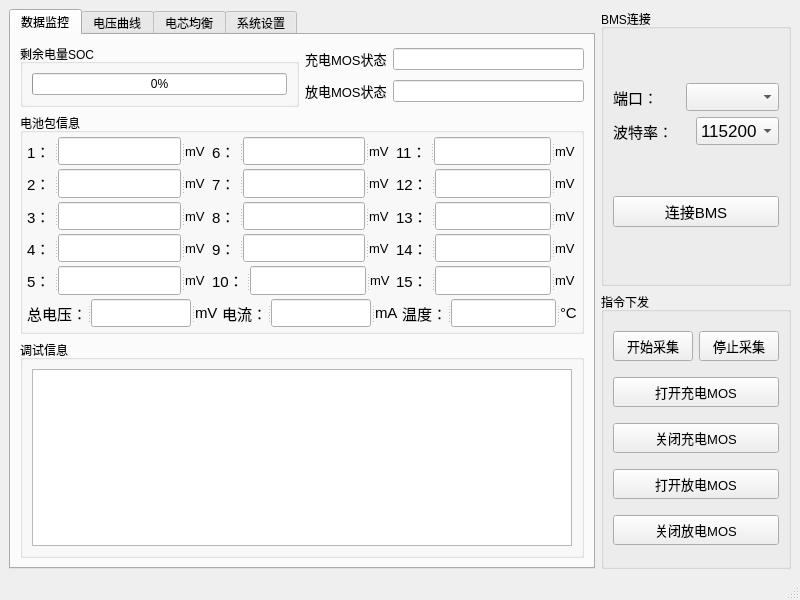
<?xml version="1.0" encoding="UTF-8"?>
<ui version="4.0">
 <class>MainWindow</class>
 <widget class="QMainWindow" name="MainWindow">
  <property name="geometry">
   <rect>
    <x>0</x>
    <y>0</y>
    <width>800</width>
    <height>600</height>
   </rect>
  </property>
  <property name="windowTitle">
   <string>BMS 电池管理系统</string>
  </property>
  <widget class="QWidget" name="centralwidget">
   <layout class="QHBoxLayout" name="mainHLayout">
    <!-- ========== 左侧: TabWidget (stretch=3) ========== -->
    <item>
     <widget class="QTabWidget" name="tabWidget">
      <property name="sizePolicy">
       <sizepolicy hsizetype="Expanding" vsizetype="Expanding">
        <horstretch>3</horstretch>
        <verstretch>0</verstretch>
       </sizepolicy>
      </property>
      <property name="currentIndex">
       <number>0</number>
      </property>
      <!-- ===== Tab 1: 数据监控 ===== -->
      <widget class="QWidget" name="tabData">
       <attribute name="title">
        <string>数据监控</string>
       </attribute>
       <layout class="QVBoxLayout" name="verticalLayout_7">
        <!-- SOC + MOS 状态 -->
        <item>
         <layout class="QHBoxLayout" name="horizontalLayout_14">
          <item>
           <widget class="QGroupBox" name="groupBox_5">
            <property name="title">
             <string>剩余电量SOC</string>
            </property>
            <layout class="QHBoxLayout" name="horizontalLayout_11">
             <item>
              <widget class="QProgressBar" name="progressSoc">
               <property name="enabled">
                <bool>true</bool>
               </property>
               <property name="value">
                <number>0</number>
               </property>
               <property name="textVisible">
                <bool>true</bool>
               </property>
              </widget>
             </item>
            </layout>
           </widget>
          </item>
          <item>
           <layout class="QVBoxLayout" name="verticalLayout_4">
            <item>
             <layout class="QHBoxLayout" name="horizontalLayout_12">
              <item>
               <widget class="QLabel" name="label_41">
                <property name="font"><font><pointsize>10</pointsize></font></property>
                <property name="text"><string>充电MOS状态</string></property>
               </widget>
              </item>
              <item>
               <widget class="QLineEdit" name="labelChgState"/>
              </item>
             </layout>
            </item>
            <item>
             <layout class="QHBoxLayout" name="horizontalLayout_13">
              <item>
               <widget class="QLabel" name="label_42">
                <property name="font"><font><pointsize>10</pointsize></font></property>
                <property name="text"><string>放电MOS状态</string></property>
               </widget>
              </item>
              <item>
               <widget class="QLineEdit" name="labelDsgState"/>
              </item>
             </layout>
            </item>
           </layout>
          </item>
         </layout>
        </item>
        <!-- 电池包信息 -->
        <item>
         <widget class="QGroupBox" name="groupBox_4">
          <property name="minimumSize"><size><width>471</width><height>221</height></size></property>
          <property name="title"><string>电池包信息</string></property>
          <layout class="QVBoxLayout" name="packInfoVLayout">
           <property name="spacing"><number>4</number></property>
           <property name="leftMargin"><number>4</number></property>
           <property name="topMargin"><number>4</number></property>
           <property name="rightMargin"><number>4</number></property>
           <property name="bottomMargin"><number>4</number></property>
           <!-- Row 1: Cell 1, 6, 11 -->
           <item>
            <layout class="QHBoxLayout" name="horizontalLayout_3">
             <item>
              <widget class="QSplitter" name="splitter">
               <property name="orientation"><enum>Qt::Horizontal</enum></property>
               <widget class="QLabel" name="label_3"><property name="font"><font><pointsize>11</pointsize></font></property><property name="text"><string>1：</string></property></widget>
               <widget class="QLineEdit" name="cellEdit1"/>
               <widget class="QLabel" name="label_4"><property name="font"><font><pointsize>10</pointsize></font></property><property name="text"><string>mV</string></property></widget>
              </widget>
             </item>
             <item>
              <widget class="QSplitter" name="splitter_6">
               <property name="orientation"><enum>Qt::Horizontal</enum></property>
               <widget class="QLabel" name="label_15"><property name="font"><font><pointsize>11</pointsize></font></property><property name="text"><string>6：</string></property></widget>
               <widget class="QLineEdit" name="cellEdit6"/>
               <widget class="QLabel" name="label_16"><property name="font"><font><pointsize>10</pointsize></font></property><property name="text"><string>mV</string></property></widget>
              </widget>
             </item>
             <item>
              <widget class="QSplitter" name="splitter_7">
               <property name="orientation"><enum>Qt::Horizontal</enum></property>
               <widget class="QLabel" name="label_17"><property name="font"><font><pointsize>11</pointsize></font></property><property name="text"><string>11：</string></property></widget>
               <widget class="QLineEdit" name="cellEdit11"><property name="enabled"><bool>true</bool></property></widget>
               <widget class="QLabel" name="label_18"><property name="font"><font><pointsize>10</pointsize></font></property><property name="text"><string>mV</string></property></widget>
              </widget>
             </item>
            </layout>
           </item>
           <!-- Row 2: Cell 2, 7, 12 -->
           <item>
            <layout class="QHBoxLayout" name="horizontalLayout_6">
             <item>
              <widget class="QSplitter" name="splitter_2">
               <property name="orientation"><enum>Qt::Horizontal</enum></property>
               <widget class="QLabel" name="label_5"><property name="font"><font><pointsize>11</pointsize></font></property><property name="text"><string>2：</string></property></widget>
               <widget class="QLineEdit" name="cellEdit2"/>
               <widget class="QLabel" name="label_6"><property name="font"><font><pointsize>10</pointsize></font></property><property name="text"><string>mV</string></property></widget>
              </widget>
             </item>
             <item>
              <widget class="QSplitter" name="splitter_8">
               <property name="orientation"><enum>Qt::Horizontal</enum></property>
               <widget class="QLabel" name="label_19"><property name="font"><font><pointsize>11</pointsize></font></property><property name="text"><string>7：</string></property></widget>
               <widget class="QLineEdit" name="cellEdit7"/>
               <widget class="QLabel" name="label_20"><property name="font"><font><pointsize>10</pointsize></font></property><property name="text"><string>mV</string></property></widget>
              </widget>
             </item>
             <item>
              <widget class="QSplitter" name="splitter_9">
               <property name="orientation"><enum>Qt::Horizontal</enum></property>
               <widget class="QLabel" name="label_21"><property name="font"><font><pointsize>11</pointsize></font></property><property name="text"><string>12：</string></property></widget>
               <widget class="QLineEdit" name="cellEdit12"/>
               <widget class="QLabel" name="label_22"><property name="font"><font><pointsize>10</pointsize></font></property><property name="text"><string>mV</string></property></widget>
              </widget>
             </item>
            </layout>
           </item>
           <!-- Row 3: Cell 3, 8, 13 -->
           <item>
            <layout class="QHBoxLayout" name="horizontalLayout_7">
             <item>
              <widget class="QSplitter" name="splitter_3">
               <property name="orientation"><enum>Qt::Horizontal</enum></property>
               <widget class="QLabel" name="label_7"><property name="font"><font><pointsize>11</pointsize></font></property><property name="text"><string>3：</string></property></widget>
               <widget class="QLineEdit" name="cellEdit3"/>
               <widget class="QLabel" name="label_8"><property name="font"><font><pointsize>10</pointsize></font></property><property name="text"><string>mV</string></property></widget>
              </widget>
             </item>
             <item>
              <widget class="QSplitter" name="splitter_10">
               <property name="orientation"><enum>Qt::Horizontal</enum></property>
               <widget class="QLabel" name="label_23"><property name="font"><font><pointsize>11</pointsize></font></property><property name="text"><string>8：</string></property></widget>
               <widget class="QLineEdit" name="cellEdit8"/>
               <widget class="QLabel" name="label_24"><property name="font"><font><pointsize>10</pointsize></font></property><property name="text"><string>mV</string></property></widget>
              </widget>
             </item>
             <item>
              <widget class="QSplitter" name="splitter_11">
               <property name="orientation"><enum>Qt::Horizontal</enum></property>
               <widget class="QLabel" name="label_25"><property name="font"><font><pointsize>11</pointsize></font></property><property name="text"><string>13：</string></property></widget>
               <widget class="QLineEdit" name="cellEdit13"/>
               <widget class="QLabel" name="label_26"><property name="font"><font><pointsize>10</pointsize></font></property><property name="text"><string>mV</string></property></widget>
              </widget>
             </item>
            </layout>
           </item>
           <!-- Row 4: Cell 4, 9, 14 -->
           <item>
            <layout class="QHBoxLayout" name="horizontalLayout_8">
             <item>
              <widget class="QSplitter" name="splitter_4">
               <property name="orientation"><enum>Qt::Horizontal</enum></property>
               <widget class="QLabel" name="label_9"><property name="font"><font><pointsize>11</pointsize></font></property><property name="text"><string>4：</string></property></widget>
               <widget class="QLineEdit" name="cellEdit4"/>
               <widget class="QLabel" name="label_10"><property name="font"><font><pointsize>10</pointsize></font></property><property name="text"><string>mV</string></property></widget>
              </widget>
             </item>
             <item>
              <widget class="QSplitter" name="splitter_12">
               <property name="orientation"><enum>Qt::Horizontal</enum></property>
               <widget class="QLabel" name="label_27"><property name="font"><font><pointsize>11</pointsize></font></property><property name="text"><string>9：</string></property></widget>
               <widget class="QLineEdit" name="cellEdit9"/>
               <widget class="QLabel" name="label_28"><property name="font"><font><pointsize>10</pointsize></font></property><property name="text"><string>mV</string></property></widget>
              </widget>
             </item>
             <item>
              <widget class="QSplitter" name="splitter_13">
               <property name="orientation"><enum>Qt::Horizontal</enum></property>
               <widget class="QLabel" name="label_29"><property name="font"><font><pointsize>11</pointsize></font></property><property name="text"><string>14：</string></property></widget>
               <widget class="QLineEdit" name="cellEdit14"/>
               <widget class="QLabel" name="label_30"><property name="font"><font><pointsize>10</pointsize></font></property><property name="text"><string>mV</string></property></widget>
              </widget>
             </item>
            </layout>
           </item>
           <!-- Row 5: Cell 5, 10, 15 -->
           <item>
            <layout class="QHBoxLayout" name="horizontalLayout_9">
             <item>
              <widget class="QSplitter" name="splitter_5">
               <property name="orientation"><enum>Qt::Horizontal</enum></property>
               <widget class="QLabel" name="label_11"><property name="font"><font><pointsize>11</pointsize></font></property><property name="text"><string>5：</string></property></widget>
               <widget class="QLineEdit" name="cellEdit5"/>
               <widget class="QLabel" name="label_12"><property name="font"><font><pointsize>10</pointsize></font></property><property name="text"><string>mV</string></property></widget>
              </widget>
             </item>
             <item>
              <widget class="QSplitter" name="splitter_14">
               <property name="orientation"><enum>Qt::Horizontal</enum></property>
               <widget class="QLabel" name="label_31"><property name="font"><font><pointsize>11</pointsize></font></property><property name="text"><string>10：</string></property></widget>
               <widget class="QLineEdit" name="cellEdit10"/>
               <widget class="QLabel" name="label_32"><property name="font"><font><pointsize>10</pointsize></font></property><property name="text"><string>mV</string></property></widget>
              </widget>
             </item>
             <item>
              <widget class="QSplitter" name="splitter_15">
               <property name="orientation"><enum>Qt::Horizontal</enum></property>
               <widget class="QLabel" name="label_33"><property name="font"><font><pointsize>11</pointsize></font></property><property name="text"><string>15：</string></property></widget>
               <widget class="QLineEdit" name="cellEdit15"/>
               <widget class="QLabel" name="label_34"><property name="font"><font><pointsize>10</pointsize></font></property><property name="text"><string>mV</string></property></widget>
              </widget>
             </item>
            </layout>
           </item>
           <!-- Bottom: Pack V / Current / Temp -->
           <item>
            <layout class="QHBoxLayout" name="horizontalLayout_10">
             <item>
              <widget class="QSplitter" name="splitter_16">
               <property name="orientation"><enum>Qt::Horizontal</enum></property>
               <widget class="QLabel" name="label_35">
                <property name="font"><font><pointsize>11</pointsize></font></property>
                <property name="text"><string>总电压：</string></property>
               </widget>
               <widget class="QLineEdit" name="linePackV"/>
               <widget class="QLabel" name="label_36">
                <property name="font"><font><pointsize>11</pointsize></font></property>
                <property name="text"><string>mV</string></property>
               </widget>
              </widget>
             </item>
             <item>
              <widget class="QSplitter" name="splitter_17">
               <property name="orientation"><enum>Qt::Horizontal</enum></property>
               <widget class="QLabel" name="label_37">
                <property name="font"><font><pointsize>11</pointsize></font></property>
                <property name="text"><string>电流：</string></property>
               </widget>
               <widget class="QLineEdit" name="lineCurrent"/>
               <widget class="QLabel" name="label_38">
                <property name="font"><font><pointsize>11</pointsize></font></property>
                <property name="text"><string>mA</string></property>
               </widget>
              </widget>
             </item>
             <item>
              <widget class="QSplitter" name="splitter_18">
               <property name="orientation"><enum>Qt::Horizontal</enum></property>
               <widget class="QLabel" name="label_39">
                <property name="font"><font><pointsize>11</pointsize></font></property>
                <property name="text"><string>温度：</string></property>
               </widget>
               <widget class="QLineEdit" name="lineTemp"/>
               <widget class="QLabel" name="label_40">
                <property name="font"><font><pointsize>11</pointsize></font></property>
                <property name="text"><string>°C</string></property>
               </widget>
              </widget>
             </item>
            </layout>
           </item>
          </layout>
         </widget>
        </item>
        <!-- 调试信息 -->
        <item>
         <widget class="QGroupBox" name="groupBox_2">
          <property name="title"><string>调试信息</string></property>
          <layout class="QVBoxLayout" name="verticalLayout_2">
           <item>
            <widget class="QTextEdit" name="plainTextEdit"/>
           </item>
          </layout>
         </widget>
        </item>
       </layout>
      </widget>
      <!-- ===== Tab 2: 电压曲线 ===== -->
      <widget class="QWidget" name="tabChart">
       <attribute name="title">
        <string>电压曲线</string>
       </attribute>
       <layout class="QVBoxLayout" name="chartTabLayout">
        <item>
         <widget class="QWidget" name="chartWidget" native="true">
          <property name="minimumSize">
           <size>
            <width>400</width>
            <height>300</height>
           </size>
          </property>
         </widget>
        </item>
       </layout>
      </widget>
      <!-- ===== Tab 3: 电芯均衡 ===== -->
      <widget class="QWidget" name="tabBar">
       <attribute name="title">
        <string>电芯均衡</string>
       </attribute>
       <layout class="QVBoxLayout" name="barTabLayout">
        <item>
         <widget class="QWidget" name="barChartWidget" native="true">
          <property name="minimumSize">
           <size>
            <width>400</width>
            <height>300</height>
           </size>
          </property>
         </widget>
        </item>
       </layout>
      </widget>
      <!-- ===== Tab 4: 系统设置 ===== -->
      <widget class="QWidget" name="tabSettings">
       <attribute name="title">
        <string>系统设置</string>
       </attribute>
       <layout class="QVBoxLayout" name="settingsTabLayout">
        <item>
         <widget class="QWidget" name="settingsWidget" native="true"/>
        </item>
       </layout>
      </widget>
     </widget>
    </item>
    <!-- ========== 右侧: BMS连接 + 指令下发 ========== -->
    <item>
     <layout class="QVBoxLayout" name="verticalLayout_8">
      <item>
       <widget class="QGroupBox" name="groupBox">
        <property name="title"><string>BMS连接</string></property>
        <layout class="QVBoxLayout" name="verticalLayout_6">
         <item>
          <layout class="QVBoxLayout" name="verticalLayout">
           <item>
            <layout class="QHBoxLayout" name="horizontalLayout">
             <item>
              <widget class="QLabel" name="label">
               <property name="font"><font><pointsize>11</pointsize></font></property>
               <property name="text"><string>端口：</string></property>
              </widget>
             </item>
             <item>
              <widget class="QComboBox" name="comboPort">
               <property name="font"><font><pointsize>13</pointsize></font></property>
              </widget>
             </item>
            </layout>
           </item>
           <item>
            <layout class="QHBoxLayout" name="horizontalLayout_2">
             <item>
              <widget class="QLabel" name="label_2">
               <property name="font"><font><pointsize>11</pointsize></font></property>
               <property name="text"><string>波特率：</string></property>
              </widget>
             </item>
             <item>
              <widget class="QComboBox" name="comboBaud">
               <property name="font"><font><pointsize>13</pointsize></font></property>
               <item>
                <property name="text"><string>115200</string></property>
               </item>
              </widget>
             </item>
            </layout>
           </item>
          </layout>
         </item>
         <item>
          <layout class="QHBoxLayout" name="horizontalLayout_17">
           <item>
            <widget class="QPushButton" name="btnConnect">
             <property name="minimumSize"><size><width>0</width><height>30</height></size></property>
             <property name="font"><font><pointsize>11</pointsize></font></property>
             <property name="text"><string>连接BMS</string></property>
             <property name="iconSize"><size><width>20</width><height>25</height></size></property>
            </widget>
           </item>
          </layout>
         </item>
        </layout>
       </widget>
      </item>
      <item>
       <widget class="QGroupBox" name="groupBox_3">
        <property name="title"><string>指令下发</string></property>
        <layout class="QVBoxLayout" name="verticalLayout_5">
         <item>
          <layout class="QHBoxLayout" name="horizontalLayout_15">
           <item>
            <widget class="QPushButton" name="btnStart">
             <property name="minimumSize"><size><width>0</width><height>30</height></size></property>
             <property name="font"><font><pointsize>10</pointsize></font></property>
             <property name="text"><string>开始采集</string></property>
             <property name="iconSize"><size><width>20</width><height>25</height></size></property>
            </widget>
           </item>
           <item>
            <widget class="QPushButton" name="btnStop">
             <property name="minimumSize"><size><width>0</width><height>30</height></size></property>
             <property name="font"><font><pointsize>10</pointsize></font></property>
             <property name="text"><string>停止采集</string></property>
             <property name="iconSize"><size><width>20</width><height>25</height></size></property>
            </widget>
           </item>
          </layout>
         </item>
         <item>
          <widget class="QPushButton" name="btnChgOn">
           <property name="minimumSize"><size><width>110</width><height>30</height></size></property>
           <property name="font"><font><pointsize>10</pointsize></font></property>
           <property name="text"><string>打开充电MOS</string></property>
           <property name="iconSize"><size><width>20</width><height>25</height></size></property>
          </widget>
         </item>
         <item>
          <widget class="QPushButton" name="btnChgOff">
           <property name="minimumSize"><size><width>110</width><height>30</height></size></property>
           <property name="font"><font><pointsize>10</pointsize></font></property>
           <property name="text"><string>关闭充电MOS</string></property>
           <property name="iconSize"><size><width>20</width><height>25</height></size></property>
          </widget>
         </item>
         <item>
          <widget class="QPushButton" name="btnDsgOn">
           <property name="minimumSize"><size><width>110</width><height>30</height></size></property>
           <property name="font"><font><pointsize>10</pointsize></font></property>
           <property name="text"><string>打开放电MOS</string></property>
           <property name="iconSize"><size><width>20</width><height>25</height></size></property>
          </widget>
         </item>
         <item>
          <widget class="QPushButton" name="btnDsgOff">
           <property name="minimumSize"><size><width>110</width><height>30</height></size></property>
           <property name="font"><font><pointsize>10</pointsize></font></property>
           <property name="text"><string>关闭放电MOS</string></property>
           <property name="iconSize"><size><width>20</width><height>25</height></size></property>
          </widget>
         </item>
        </layout>
       </widget>
      </item>
     </layout>
    </item>
   </layout>
  </widget>
  <widget class="QMenuBar" name="menubar">
   <property name="geometry">
    <rect>
     <x>0</x>
     <y>0</y>
     <width>800</width>
     <height>21</height>
    </rect>
   </property>
  </widget>
  <widget class="QStatusBar" name="statusbar"/>
 </widget>
 <resources/>
 <connections/>
</ui>
